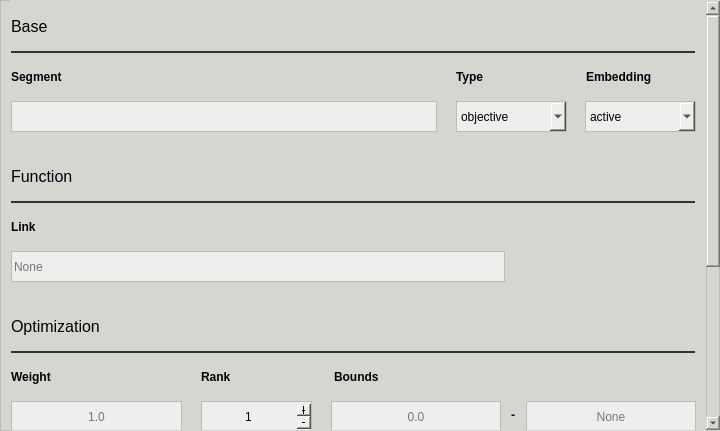
<?xml version="1.0" encoding="UTF-8"?>
<ui version="4.0">
 <class>dose_uniformity_window</class>
 <widget class="QMainWindow" name="dose_uniformity_window">
  <property name="windowModality">
   <enum>Qt::ApplicationModal</enum>
  </property>
  <property name="geometry">
   <rect>
    <x>0</x>
    <y>0</y>
    <width>720</width>
    <height>431</height>
   </rect>
  </property>
  <property name="minimumSize">
   <size>
    <width>720</width>
    <height>431</height>
   </size>
  </property>
  <property name="maximumSize">
   <size>
    <width>720</width>
    <height>431</height>
   </size>
  </property>
  <property name="windowTitle">
   <string>Dose Uniformity Editor</string>
  </property>
  <property name="styleSheet">
   <string notr="true">color: rgb(0, 0, 0);
background-color: rgb(211, 215, 207);</string>
  </property>
  <widget class="QWidget" name="body_widget">
   <property name="styleSheet">
    <string notr="true">color: rgb(0, 0, 0);
background-color: rgb(211, 215, 207);
border: 1px solid;
border-color: rgb(186, 189, 182);</string>
   </property>
   <widget class="QScrollArea" name="scroll_area">
    <property name="geometry">
     <rect>
      <x>10</x>
      <y>0</y>
      <width>711</width>
      <height>431</height>
     </rect>
    </property>
    <property name="styleSheet">
     <string notr="true">border-color: transparent;</string>
    </property>
    <property name="widgetResizable">
     <bool>false</bool>
    </property>
    <widget class="QWidget" name="scroll_contents">
     <property name="geometry">
      <rect>
       <x>0</x>
       <y>-189</y>
       <width>690</width>
       <height>681</height>
      </rect>
     </property>
     <widget class="QComboBox" name="embedding_cbox">
      <property name="geometry">
       <rect>
        <x>574</x>
        <y>100</y>
        <width>111</width>
        <height>31</height>
       </rect>
      </property>
      <property name="cursor">
       <cursorShape>PointingHandCursor</cursorShape>
      </property>
      <property name="styleSheet">
       <string notr="true">color: rgb(0, 0, 0);
background-color: rgb(238, 238, 236);
border: 1px solid;
border-color: rgb(186, 189, 182);</string>
      </property>
      <property name="currentIndex">
       <number>0</number>
      </property>
      <item>
       <property name="text">
        <string>active</string>
       </property>
      </item>
      <item>
       <property name="text">
        <string>passive</string>
       </property>
      </item>
     </widget>
     <widget class="QLabel" name="segment_label">
      <property name="geometry">
       <rect>
        <x>0</x>
        <y>60</y>
        <width>431</width>
        <height>31</height>
       </rect>
      </property>
      <property name="font">
       <font>
        <weight>75</weight>
        <bold>true</bold>
       </font>
      </property>
      <property name="styleSheet">
       <string notr="true">border: 0px solid;</string>
      </property>
      <property name="text">
       <string>Segment</string>
      </property>
     </widget>
     <widget class="QLabel" name="embedding_label">
      <property name="geometry">
       <rect>
        <x>575</x>
        <y>60</y>
        <width>109</width>
        <height>31</height>
       </rect>
      </property>
      <property name="font">
       <font>
        <weight>75</weight>
        <bold>true</bold>
       </font>
      </property>
      <property name="styleSheet">
       <string notr="true">border: 0px solid;</string>
      </property>
      <property name="text">
       <string>Embedding</string>
      </property>
     </widget>
     <widget class="QLabel" name="base_label">
      <property name="geometry">
       <rect>
        <x>0</x>
        <y>10</y>
        <width>684</width>
        <height>31</height>
       </rect>
      </property>
      <property name="font">
       <font>
        <pointsize>12</pointsize>
       </font>
      </property>
      <property name="styleSheet">
       <string notr="true">border: 0px solid;</string>
      </property>
      <property name="text">
       <string>Base</string>
      </property>
     </widget>
     <widget class="QComboBox" name="type_cbox">
      <property name="geometry">
       <rect>
        <x>445</x>
        <y>100</y>
        <width>111</width>
        <height>31</height>
       </rect>
      </property>
      <property name="cursor">
       <cursorShape>PointingHandCursor</cursorShape>
      </property>
      <property name="styleSheet">
       <string notr="true">color: rgb(0, 0, 0);
background-color: rgb(238, 238, 236);
border: 1px solid;
border-color: rgb(186, 189, 182);</string>
      </property>
      <property name="currentIndex">
       <number>0</number>
      </property>
      <item>
       <property name="text">
        <string>objective</string>
       </property>
      </item>
      <item>
       <property name="text">
        <string>constraint</string>
       </property>
      </item>
     </widget>
     <widget class="Line" name="base_line">
      <property name="geometry">
       <rect>
        <x>0</x>
        <y>50</y>
        <width>684</width>
        <height>2</height>
       </rect>
      </property>
      <property name="styleSheet">
       <string notr="true">border-color: rgb(46, 52, 54);</string>
      </property>
     </widget>
     <widget class="QLineEdit" name="segment_ledit">
      <property name="geometry">
       <rect>
        <x>0</x>
        <y>100</y>
        <width>426</width>
        <height>31</height>
       </rect>
      </property>
      <property name="styleSheet">
       <string notr="true">color: rgb(0, 0, 0);
background-color: rgb(238, 238, 236);
border: 1px solid;
border-color: rgb(186, 189, 182);</string>
      </property>
     </widget>
     <widget class="QLabel" name="type_label">
      <property name="geometry">
       <rect>
        <x>445</x>
        <y>60</y>
        <width>111</width>
        <height>31</height>
       </rect>
      </property>
      <property name="font">
       <font>
        <weight>75</weight>
        <bold>true</bold>
       </font>
      </property>
      <property name="styleSheet">
       <string notr="true">border: 0px solid;</string>
      </property>
      <property name="text">
       <string>Type</string>
      </property>
     </widget>
     <widget class="QPushButton" name="close_component_pbutton">
      <property name="geometry">
       <rect>
        <x>614</x>
        <y>640</y>
        <width>71</width>
        <height>31</height>
       </rect>
      </property>
      <property name="cursor">
       <cursorShape>PointingHandCursor</cursorShape>
      </property>
      <property name="styleSheet">
       <string notr="true">color: rgb(0, 0, 0);
background-color: rgb(238, 238, 236);
border: 1px solid;
border-color: rgb(186, 189, 182);</string>
      </property>
      <property name="text">
       <string>Close</string>
      </property>
     </widget>
     <widget class="QLineEdit" name="identifier_ledit">
      <property name="geometry">
       <rect>
        <x>0</x>
        <y>550</y>
        <width>381</width>
        <height>31</height>
       </rect>
      </property>
      <property name="styleSheet">
       <string notr="true">color: rgb(0, 0, 0);
background-color: rgb(238, 238, 236);
border: 1px solid;
border-color: rgb(186, 189, 182);</string>
      </property>
      <property name="placeholderText">
       <string>None</string>
      </property>
     </widget>
     <widget class="QSpinBox" name="rank_sbox">
      <property name="geometry">
       <rect>
        <x>190</x>
        <y>400</y>
        <width>111</width>
        <height>31</height>
       </rect>
      </property>
      <property name="cursor">
       <cursorShape>IBeamCursor</cursorShape>
      </property>
      <property name="styleSheet">
       <string notr="true">color: rgb(0, 0, 0);
background-color: rgb(238, 238, 236);
border: 1px solid;
border-color: rgb(186, 189, 182);</string>
      </property>
      <property name="alignment">
       <set>Qt::AlignCenter</set>
      </property>
      <property name="buttonSymbols">
       <enum>QAbstractSpinBox::PlusMinus</enum>
      </property>
      <property name="minimum">
       <number>1</number>
      </property>
      <property name="maximum">
       <number>1000</number>
      </property>
      <property name="value">
       <number>1</number>
      </property>
     </widget>
     <widget class="QLabel" name="identifier_label">
      <property name="geometry">
       <rect>
        <x>0</x>
        <y>510</y>
        <width>381</width>
        <height>31</height>
       </rect>
      </property>
      <property name="font">
       <font>
        <weight>75</weight>
        <bold>true</bold>
       </font>
      </property>
      <property name="styleSheet">
       <string notr="true">border: 0px solid;</string>
      </property>
      <property name="text">
       <string>Identifier</string>
      </property>
     </widget>
     <widget class="QLineEdit" name="link_ledit">
      <property name="geometry">
       <rect>
        <x>0</x>
        <y>250</y>
        <width>494</width>
        <height>31</height>
       </rect>
      </property>
      <property name="styleSheet">
       <string notr="true">color: rgb(0, 0, 0);
background-color: rgb(238, 238, 236);
border: 1px solid;
border-color: rgb(186, 189, 182);</string>
      </property>
      <property name="placeholderText">
       <string>None</string>
      </property>
     </widget>
     <widget class="QLabel" name="link_label">
      <property name="geometry">
       <rect>
        <x>0</x>
        <y>210</y>
        <width>494</width>
        <height>31</height>
       </rect>
      </property>
      <property name="font">
       <font>
        <weight>75</weight>
        <bold>true</bold>
       </font>
      </property>
      <property name="styleSheet">
       <string notr="true">border: none;</string>
      </property>
      <property name="text">
       <string>Link</string>
      </property>
     </widget>
     <widget class="QLabel" name="function_label">
      <property name="geometry">
       <rect>
        <x>0</x>
        <y>160</y>
        <width>684</width>
        <height>31</height>
       </rect>
      </property>
      <property name="font">
       <font>
        <pointsize>12</pointsize>
       </font>
      </property>
      <property name="styleSheet">
       <string notr="true">border: 0px solid;</string>
      </property>
      <property name="text">
       <string>Function</string>
      </property>
     </widget>
     <widget class="QLabel" name="bounds_label">
      <property name="geometry">
       <rect>
        <x>323</x>
        <y>360</y>
        <width>364</width>
        <height>31</height>
       </rect>
      </property>
      <property name="font">
       <font>
        <weight>75</weight>
        <bold>true</bold>
       </font>
      </property>
      <property name="styleSheet">
       <string notr="true">border: 0px solid;</string>
      </property>
      <property name="text">
       <string>Bounds</string>
      </property>
     </widget>
     <widget class="QLabel" name="handling_viz_label">
      <property name="geometry">
       <rect>
        <x>0</x>
        <y>460</y>
        <width>684</width>
        <height>31</height>
       </rect>
      </property>
      <property name="font">
       <font>
        <pointsize>12</pointsize>
       </font>
      </property>
      <property name="styleSheet">
       <string notr="true">border: 0px solid;</string>
      </property>
      <property name="text">
       <string>Handling &amp; Visualization</string>
      </property>
     </widget>
     <widget class="QLabel" name="weight_label">
      <property name="geometry">
       <rect>
        <x>0</x>
        <y>360</y>
        <width>171</width>
        <height>31</height>
       </rect>
      </property>
      <property name="font">
       <font>
        <weight>75</weight>
        <bold>true</bold>
       </font>
      </property>
      <property name="styleSheet">
       <string notr="true">border: 0px solid;</string>
      </property>
      <property name="text">
       <string>Weight</string>
      </property>
     </widget>
     <widget class="QPushButton" name="save_component_pbutton">
      <property name="geometry">
       <rect>
        <x>534</x>
        <y>640</y>
        <width>71</width>
        <height>31</height>
       </rect>
      </property>
      <property name="cursor">
       <cursorShape>PointingHandCursor</cursorShape>
      </property>
      <property name="styleSheet">
       <string notr="true">color: rgb(0, 0, 0);
background-color: rgb(238, 238, 236);
border: 1px solid;
border-color: rgb(186, 189, 182);</string>
      </property>
      <property name="text">
       <string>Save</string>
      </property>
     </widget>
     <widget class="Line" name="function_line">
      <property name="geometry">
       <rect>
        <x>0</x>
        <y>200</y>
        <width>684</width>
        <height>2</height>
       </rect>
      </property>
      <property name="styleSheet">
       <string notr="true">border-color: rgb(46, 52, 54);</string>
      </property>
     </widget>
     <widget class="QLabel" name="conjunction">
      <property name="geometry">
       <rect>
        <x>494</x>
        <y>405</y>
        <width>16</width>
        <height>17</height>
       </rect>
      </property>
      <property name="font">
       <font>
        <weight>75</weight>
        <bold>true</bold>
       </font>
      </property>
      <property name="styleSheet">
       <string notr="true">border: none;</string>
      </property>
      <property name="text">
       <string>-</string>
      </property>
      <property name="alignment">
       <set>Qt::AlignCenter</set>
      </property>
     </widget>
     <widget class="QLabel" name="optimization_label">
      <property name="geometry">
       <rect>
        <x>0</x>
        <y>310</y>
        <width>684</width>
        <height>31</height>
       </rect>
      </property>
      <property name="font">
       <font>
        <pointsize>12</pointsize>
       </font>
      </property>
      <property name="styleSheet">
       <string notr="true">border: 0px solid;</string>
      </property>
      <property name="text">
       <string>Optimization</string>
      </property>
     </widget>
     <widget class="QLabel" name="rank_label">
      <property name="geometry">
       <rect>
        <x>190</x>
        <y>360</y>
        <width>111</width>
        <height>31</height>
       </rect>
      </property>
      <property name="font">
       <font>
        <weight>75</weight>
        <bold>true</bold>
       </font>
      </property>
      <property name="styleSheet">
       <string notr="true">border: 0px solid;</string>
      </property>
      <property name="text">
       <string>Rank</string>
      </property>
     </widget>
     <widget class="QLineEdit" name="upper_bound_ledit">
      <property name="geometry">
       <rect>
        <x>515</x>
        <y>400</y>
        <width>170</width>
        <height>31</height>
       </rect>
      </property>
      <property name="styleSheet">
       <string notr="true">color: rgb(0, 0, 0);
background-color: rgb(238, 238, 236);
border: 1px solid;
border-color: rgb(186, 189, 182);</string>
      </property>
      <property name="alignment">
       <set>Qt::AlignCenter</set>
      </property>
      <property name="placeholderText">
       <string>None</string>
      </property>
     </widget>
     <widget class="QLineEdit" name="weight_ledit">
      <property name="geometry">
       <rect>
        <x>0</x>
        <y>400</y>
        <width>171</width>
        <height>31</height>
       </rect>
      </property>
      <property name="styleSheet">
       <string notr="true">color: rgb(0, 0, 0);
background-color: rgb(238, 238, 236);
border: 1px solid;
border-color: rgb(186, 189, 182);</string>
      </property>
      <property name="alignment">
       <set>Qt::AlignCenter</set>
      </property>
      <property name="placeholderText">
       <string>1.0</string>
      </property>
     </widget>
     <widget class="QCheckBox" name="disp_component_check">
      <property name="geometry">
       <rect>
        <x>0</x>
        <y>600</y>
        <width>231</width>
        <height>23</height>
       </rect>
      </property>
      <property name="cursor">
       <cursorShape>PointingHandCursor</cursorShape>
      </property>
      <property name="styleSheet">
       <string notr="true">border: 0px;
color: rgb(0, 0, 0);</string>
      </property>
      <property name="text">
       <string>Display component</string>
      </property>
      <property name="checked">
       <bool>true</bool>
      </property>
     </widget>
     <widget class="Line" name="handling_viz_line">
      <property name="geometry">
       <rect>
        <x>0</x>
        <y>500</y>
        <width>684</width>
        <height>2</height>
       </rect>
      </property>
      <property name="styleSheet">
       <string notr="true">border-color: rgb(46, 52, 54);</string>
      </property>
     </widget>
     <widget class="Line" name="optimization_line">
      <property name="geometry">
       <rect>
        <x>0</x>
        <y>350</y>
        <width>684</width>
        <height>2</height>
       </rect>
      </property>
      <property name="styleSheet">
       <string notr="true">border-color: rgb(46, 52, 54);</string>
      </property>
     </widget>
     <widget class="QLineEdit" name="lower_bound_ledit">
      <property name="geometry">
       <rect>
        <x>320</x>
        <y>400</y>
        <width>170</width>
        <height>31</height>
       </rect>
      </property>
      <property name="styleSheet">
       <string notr="true">color: rgb(0, 0, 0);
background-color: rgb(238, 238, 236);
border: 1px solid;
border-color: rgb(186, 189, 182);</string>
      </property>
      <property name="alignment">
       <set>Qt::AlignCenter</set>
      </property>
      <property name="placeholderText">
       <string>0.0</string>
      </property>
     </widget>
    </widget>
   </widget>
  </widget>
 </widget>
 <resources>
  <include location="../../assets/resources.qrc"/>
 </resources>
 <connections/>
</ui>
